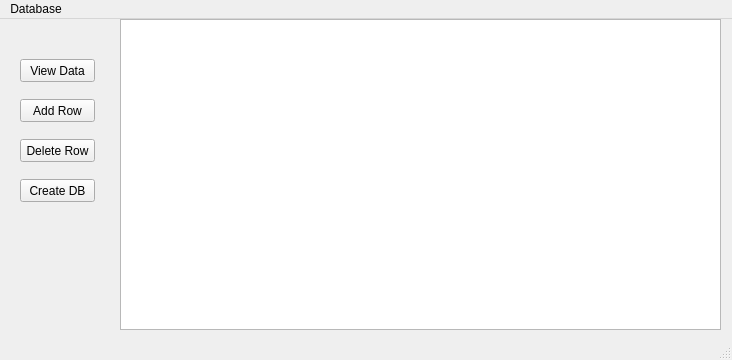
<?xml version="1.0" encoding="UTF-8"?>
<ui version="4.0">
 <class>MainWindow</class>
 <widget class="QMainWindow" name="MainWindow">
  <property name="geometry">
   <rect>
    <x>0</x>
    <y>0</y>
    <width>732</width>
    <height>360</height>
   </rect>
  </property>
  <property name="windowTitle">
   <string>MainWindow</string>
  </property>
  <widget class="QWidget" name="centralwidget">
   <widget class="QPushButton" name="pushButton">
    <property name="geometry">
     <rect>
      <x>20</x>
      <y>40</y>
      <width>75</width>
      <height>23</height>
     </rect>
    </property>
    <property name="text">
     <string>View Data</string>
    </property>
   </widget>
   <widget class="QPushButton" name="pushButton_2">
    <property name="geometry">
     <rect>
      <x>20</x>
      <y>80</y>
      <width>75</width>
      <height>23</height>
     </rect>
    </property>
    <property name="text">
     <string>Add Row</string>
    </property>
   </widget>
   <widget class="QPushButton" name="pushButton_3">
    <property name="geometry">
     <rect>
      <x>20</x>
      <y>120</y>
      <width>75</width>
      <height>23</height>
     </rect>
    </property>
    <property name="text">
     <string>Delete Row</string>
    </property>
   </widget>
   <widget class="QPushButton" name="pushButton_4">
    <property name="geometry">
     <rect>
      <x>20</x>
      <y>160</y>
      <width>75</width>
      <height>23</height>
     </rect>
    </property>
    <property name="text">
     <string>Create DB</string>
    </property>
   </widget>
   <widget class="QTableView" name="tableView">
    <property name="geometry">
     <rect>
      <x>120</x>
      <y>0</y>
      <width>601</width>
      <height>311</height>
     </rect>
    </property>
   </widget>
  </widget>
  <widget class="QMenuBar" name="menubar">
   <property name="geometry">
    <rect>
     <x>0</x>
     <y>0</y>
     <width>732</width>
     <height>21</height>
    </rect>
   </property>
   <widget class="QMenu" name="menuDatabase">
    <property name="title">
     <string>Database</string>
    </property>
   </widget>
   <addaction name="menuDatabase"/>
  </widget>
  <widget class="QStatusBar" name="statusbar"/>
 </widget>
 <resources/>
 <connections/>
</ui>
